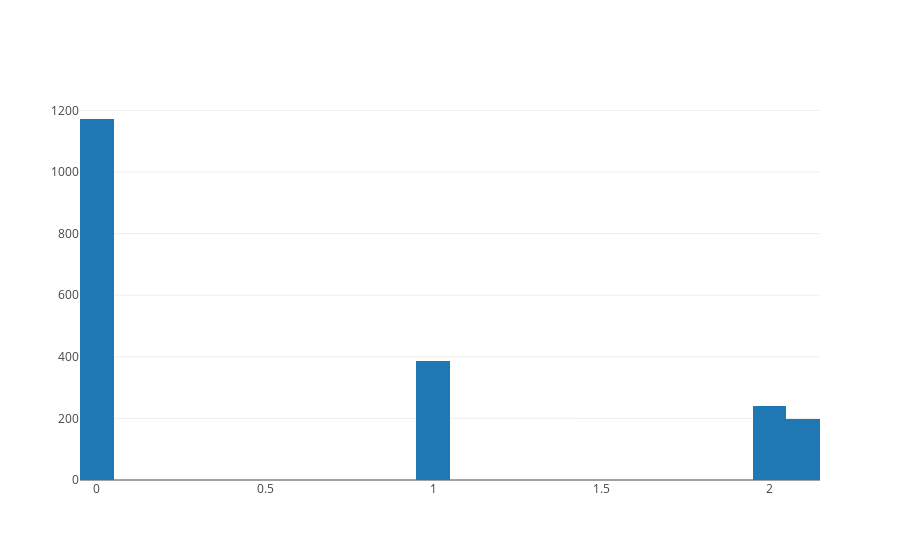
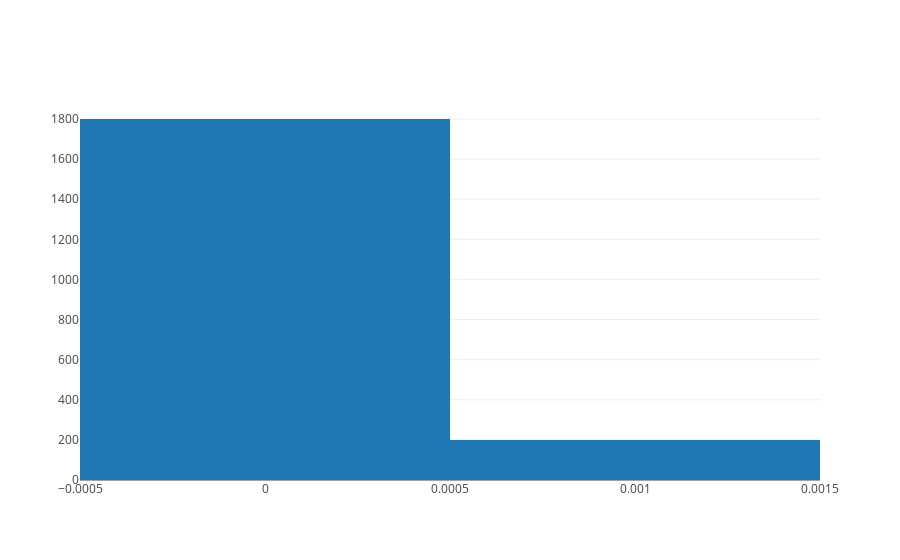
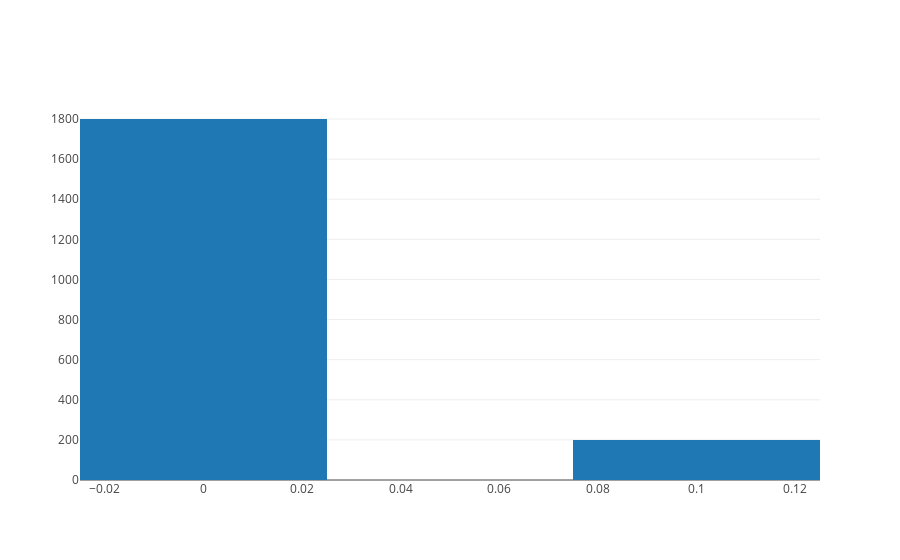
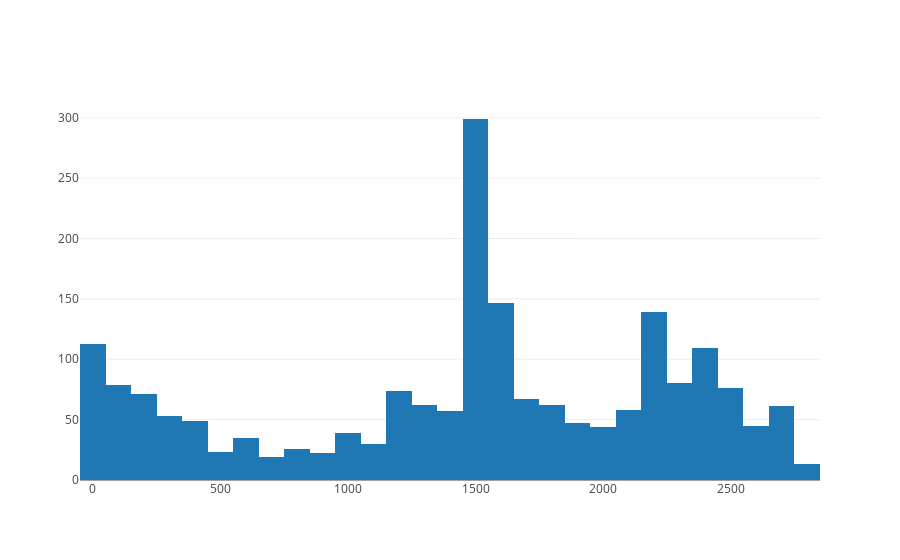

The code cell stored with these charts, in order, in its notebook:
### Code cell
%matplotlib inline

import plotly.plotly as py
import plotly.graph_objs as go
compteur = 0
liste_colonne = base_num_reduite.columns.values.tolist()
for i in base_num_reduite:
    iplot([go.Histogram(x=base_num_reduite[i])])
    print(liste_colonne[compteur])
    plt.show()
    compteur = compteur + 1

### Figure 1 — Plotly figure (JSON) as saved in the notebook; plotly's stock layout.template omitted (floating-point values rounded to 4 significant figures; data arrays with more than 128 entries replaced by an {"elided": "..."} marker saying what was removed)
{"data": [{"type": "histogram", "x": {"elided": "1999 float values"}}], "layout": {}}

### Figure 2 — Plotly figure (JSON) as saved in the notebook; plotly's stock layout.template omitted (floating-point values rounded to 4 significant figures; data arrays with more than 128 entries replaced by an {"elided": "..."} marker saying what was removed)
{"data": [{"type": "histogram", "x": {"elided": "1999 float values"}}], "layout": {}}

### Figure 3 — Plotly figure (JSON) as saved in the notebook; plotly's stock layout.template omitted (floating-point values rounded to 4 significant figures; data arrays with more than 128 entries replaced by an {"elided": "..."} marker saying what was removed)
{"data": [{"type": "histogram", "x": {"elided": "1999 float values"}}], "layout": {}}

### Figure 4 — Plotly figure (JSON) as saved in the notebook; plotly's stock layout.template omitted (floating-point values rounded to 4 significant figures; data arrays with more than 128 entries replaced by an {"elided": "..."} marker saying what was removed)
{"data": [{"type": "histogram", "x": {"elided": "1999 float values"}}], "layout": {}}
